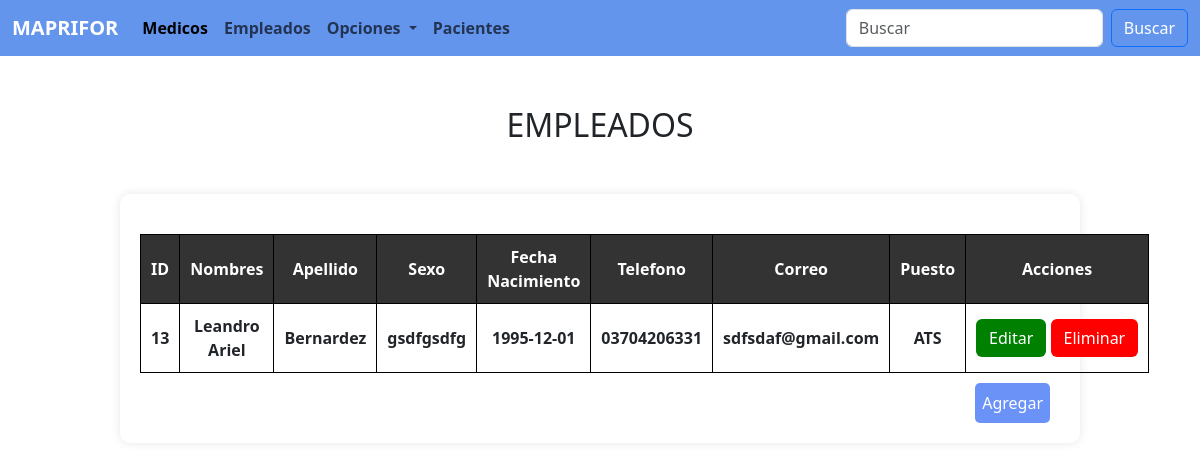
Screenshot of /views/empleados.php (signed in) with the database file from the repository.
### tables this page shows
CREATE TABLE `empleados` (
  `id_empleado` bigint(20) NOT NULL,
  `id_persona` bigint(20) DEFAULT NULL,
  `id_puesto` int(11) DEFAULT NULL
);

CREATE TABLE `registros` (
  `id_registro` bigint(20) NOT NULL,
  `nombres` text NOT NULL,
  `apellidos` text NOT NULL
);

CREATE TABLE `personas` (
  `id_persona` bigint(20) NOT NULL,
  `sexo` varchar(15) DEFAULT NULL,
  `fecha_nacimiento` date DEFAULT NULL,
  `id_registro` bigint(20) DEFAULT NULL,
  `id_documentacion` bigint(20) DEFAULT NULL
);

CREATE TABLE `datos_personales` (
  `id_personal` int(11) NOT NULL,
  `telefonos` varchar(20) DEFAULT NULL,
  `correo` varchar(100) DEFAULT NULL,
  `id_persona` bigint(20) DEFAULT NULL,
  `id_direccion` int(11) DEFAULT NULL
);

CREATE TABLE `puestos_trabajos` (
  `id_puesto` int(11) NOT NULL,
  `nombre_puesto` varchar(150) DEFAULT NULL
);

### views/empleados.php (the view, shortened to what this page needs)
<!DOCTYPE html>
<html lang="en">
<head>
    <link rel="stylesheet" href="../css/bootstrap.min.css">
    <link rel="stylesheet" href="empleados.css">
</head>
<body>
  <div class="navegador">
    <nav class="navbar navbar-expand-lg bg-body-white">
      <div class="container-fluid">
        <a class="navbar-brand" href="menu.php" style="color: white;"><b>MAPRIFOR</b></a>
        <div class="collapse navbar-collapse" id="navbarSupportedContent">
          <ul class="navbar-nav me-auto mb-2 mb-lg-0">
            <li class="nav-item">
              <a class="nav-link active" aria-current="page" href="medicos.php"><b>Medicos</b></a>
            </li>
            <li class="nav-item">
              <a class="nav-link" href="empleados.php"><b>Empleados</b></a>
            </li>
            <li class="nav-item dropdown">
              <a class="nav-link dropdown-toggle" href="#" role="button" data-bs-toggle="dropdown"
                aria-expanded="false">
                <b>Opciones</b>
              </a>
            </li>
            <li class="nav-item">
              <a class="nav-link" href="pacientes.php"><b>Pacientes</b></a>
            </li>
          </ul>
          <form class="d-flex" role="search">
            <input class="form-control me-2" type="search" placeholder="Buscar" aria-label="Search">
            <button class="btn btn-outline-primary" type="submit" style="color: white;">Buscar</button>
          </form>
        </div>
      </div>
    </nav>
  </div>
    <h2 class="titulo">EMPLEADOS</h2>
  <div class="tabla">
    <table class="empleado">
        <thead>
          <tr>
            <th>ID</th>
            <th>Nombres</th>
            <th>Apellido</th>
            <th>Sexo</th>
            <th>Fecha Nacimiento</th>
            <th>Telefono</th>
            <th>Correo</th>
            <th>Puesto</th>
            <th>Acciones</th>
          </tr>
        </thead>
        <tbody>
        <?php
        include '../config/connection.php';
        $sql =  "SELECT
        empleados.id_empleado,
        registros.nombres AS nombres,
        registros.apellidos AS apellidos,
        personas.id_persona,
        personas.sexo,
        personas.fecha_nacimiento,
        datos_personales.telefonos,
        datos_personales.correo,
        datos_personales.id_personal,
        puestos_trabajos.id_puesto,
        puestos_trabajos.nombre_puesto AS puestos_trabajos,
        registros.id_registro
      FROM
        empleados
        INNER JOIN personas ON empleados.id_persona = personas.id_persona
        INNER JOIN datos_personales ON personas.id_persona = datos_personales.id_persona
        INNER JOIN puestos_trabajos ON puestos_trabajos.id_puesto = empleados.id_puesto
        INNER JOIN registros ON personas.id_registro = registros.id_registro";
        $result = $conn->query($sql);
        if ($result->num_rows > 0) {
          while ($row = $result->fetch_assoc()) {
            echo "<tr>";
            echo "<td>" . $row["id_empleado"] . "</td>";
            echo "<td>" . $row["nombres"] . "</td>";
            echo "<td>" . $row["apellidos"] . "</td>";
            echo "<td>" . $row["sexo"] . "</td>";
            echo "<td>" . $row["fecha_nacimiento"] . "</td>";
            echo "<td>" . $row["telefonos"] . "</td>";
            echo "<td>" . $row["correo"] . "</td>";
            echo "<td>" . $row["puestos_trabajos"] . "</td>";
            echo '<td style="white-space: nowrap;">
            <button data-id="' . $row["id_empleado"] . '"
            data-id-puesto="' . $row["id_puesto"] . '"
            data-id-persona="' . $row["id_persona"] . '"
            data-id-registro="' . $row["id_registro"] . '"
            data-id-personal="' . $row["id_personal"] . '" class="btn editarBtn btn">Editar</button>
            <a href="../config/eliminar_empleado.php?id=' . $row["id_empleado"] . '&id_persona=' . $row["id_persona"] . '" class="eliminarBtn btn" onclick="confirmacion(event)">Eliminar</a>
            </td>';
            echo "</tr>";
          }
        } else {
          echo "<tr>";
          echo "<td colspan='9'>No hay registros</td>";
          echo "</tr>";
        }
        ?>
      </tbody>
      </table>
      <div class="crud-buttons">
        <button id="agregar" class="agregarBtn"> Agregar</button>
      </div>
    </div>
</body>
</html>

### views/empleados.css (style rules this page uses)
* { margin: 0; padding: 0; box-sizing: border-box; }
body { background-image: url(../img/fondo2.jpg); background-repeat: no-repeat; background-size: cover; }
.navegador nav { background-color: cornflowerblue; }
.titulo { text-align: center; margin-top: 50px; margin-bottom: 50px; }
.tabla { margin: 20px auto; padding: 20px; width: 80%; background-color: white; border-radius: 10px; box-shadow: 0 0 10px rgba(0, 0, 0, 0.1); }
table.empleado { width: 100%; border-collapse: collapse; margin-top: 20px; }
table.empleado th { background-color: #333; color: white; text-align: center; padding: 10px; border: 1px solid black; }
table.empleado td { text-align: center; padding: 10px; border: 1px solid black; font-weight: bold; }
button { padding: 8px 7px; border: none; border-radius: 5px; }
.crud-buttons { margin-top: 10px; text-align: right; }
.editarBtn { background-color: green; color: #ffff; }
.eliminarBtn { background-color: red; color: #ffff; }
.agregarBtn { margin-right: 10px; background-color: #6a92f7; color: #ffff; }

### rows the page displays
empleados: id_empleado "13", registros.nombres "Leandro Ariel", registros.apellidos "Bernardez", id_persona.sexo "gsdfgsdfg", id_persona.fecha_nacimiento "1995-12-01", datos_personales.telefonos "03704206331", datos_personales.correo "sdfsdaf@gmail.com", id_puesto.nombre_puesto "ATS"
